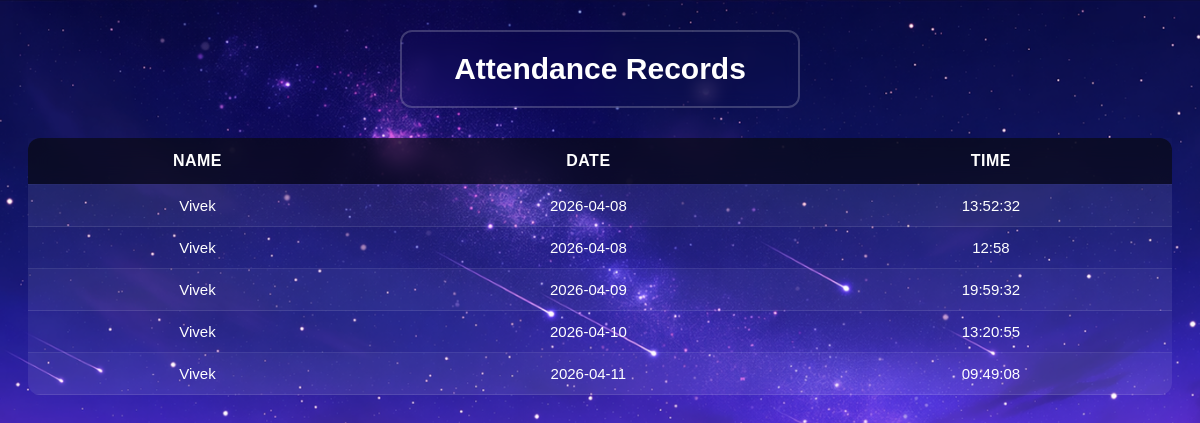
/attendance (signed in), run on an earlier commit of the app's database.
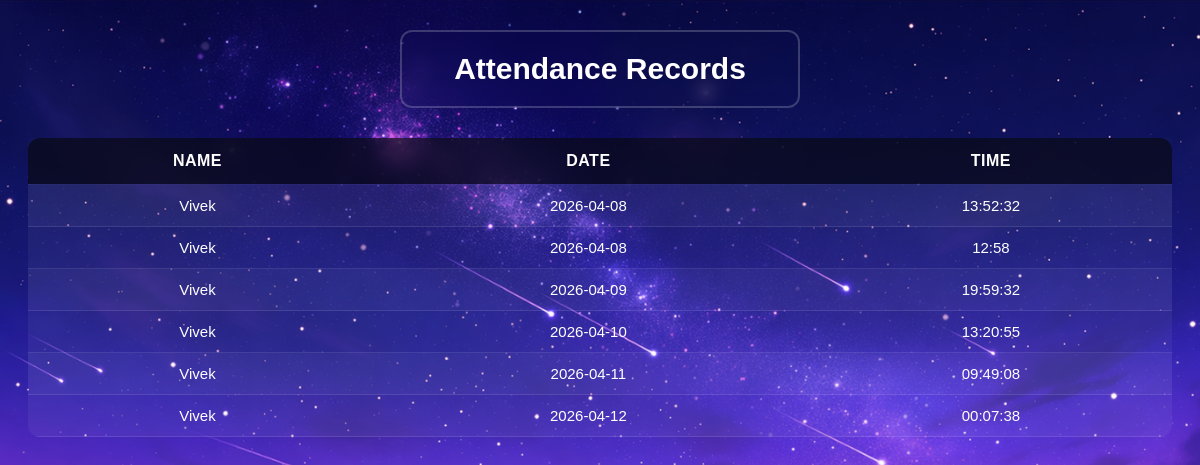
And on a later commit of the database.
### tables this page shows
CREATE TABLE attendance (
        user_id INTEGER,
        date TEXT,
        time TEXT
    );

CREATE TABLE users (
            id INTEGER PRIMARY KEY AUTOINCREMENT,
            name TEXT UNIQUE,
            username TEXT UNIQUE,
            role TEXT,
            password TEXT
        );

### app.py (the view)
@app.route("/attendance")
def attendance():
    if "user" not in session:
        return redirect("/login")
    role = session.get("role")   # ✅ GET ROLE FROM SESSION
    conn = sqlite3.connect("database/database.db")
    cursor = conn.cursor()
    cursor.execute("""
    SELECT u.name, a.date, a.time
    FROM attendance a
    JOIN users u ON a.user_id = u.id
    WHERE u.role = ?
    """, (role,))
    data = cursor.fetchall()
    conn.close()
    return render_template("attendance.html", data=data)

### app.py (called while the page is built)
@app.after_request
def add_header(response):
    response.headers["Cache-Control"] = "no-store, no-cache, must-revalidate, max-age=0"
    response.headers["Pragma"] = "no-cache"
    response.headers["Expires"] = "0"
    return response

### templates/attendance.html (shortened to what this page needs)
<!DOCTYPE html>
<html lang="en">
<head>
  <link rel="stylesheet" href="/static/styles4.css">
</head>
<body>
    <div class="title">
        <h1>Attendance Records</h1>
    </div>
    <div class="bigContainer">
    <div class="attendance-container">
        <div class="table-box">
            <table>
                <tr id="row-heading">
                    <th>Name</th>
                    <th>Date</th>
                    <th>Time</th>
                </tr>
                {% for row in data %}
                <tr>
                    <td>{{row[0]}}</td>
                    <td>{{row[1]}}</td>
                    <td>{{row[2]}}</td>
                </tr>
                {% endfor %}
            </table>
        </div>
    </div>
    </div>
</body>
</html>

### static/styles4.css (style rules this page uses)
* { box-sizing: border-box; font-family: "Poppins", sans-serif; }
body { justify-content: center; background: url("/static/bg.png") no-repeat; background-size: cover; background-position: center; background-attachment: fixed; }
.title h1 { font-size: 30px; text-align: center; }
.title { width: 400px; font-size: 30px; text-align: center; border: 2px solid rgba(255, 255, 255, .2); backdrop-filter: blur(9px); color: #fff; border-radius: 12px; margin: 30px auto; }
.table-box { position: relative; padding-left: 20px; padding-right: 20px; width: 100%; max-height: 400px; overflow-y: auto; margin-top: 20px; border-radius: 12px; overflow: hidden; }
table { width: 100%; border-collapse: collapse; color: #fff; background: rgba(255, 255, 255, 0.05); border-radius: 12px; overflow: hidden; }
th { position: sticky; top: 0; background: rgba(0, 0, 0, 0.6); backdrop-filter: blur(10px); padding: 14px; font-size: 16px; letter-spacing: 0.5px; text-transform: uppercase; }
td { padding: 12px; font-size: 15px; text-align: center; }
tr { transition: 0.2s; border-bottom: 1px solid rgba(255,255,255,0.1); }
tr:nth-child(even) { background: rgba(255,255,255,0.03); }

What changed in the data, as far as the page shows it:
added attendance: name "Vivek", date "2026-04-12", time "00:07:38"
